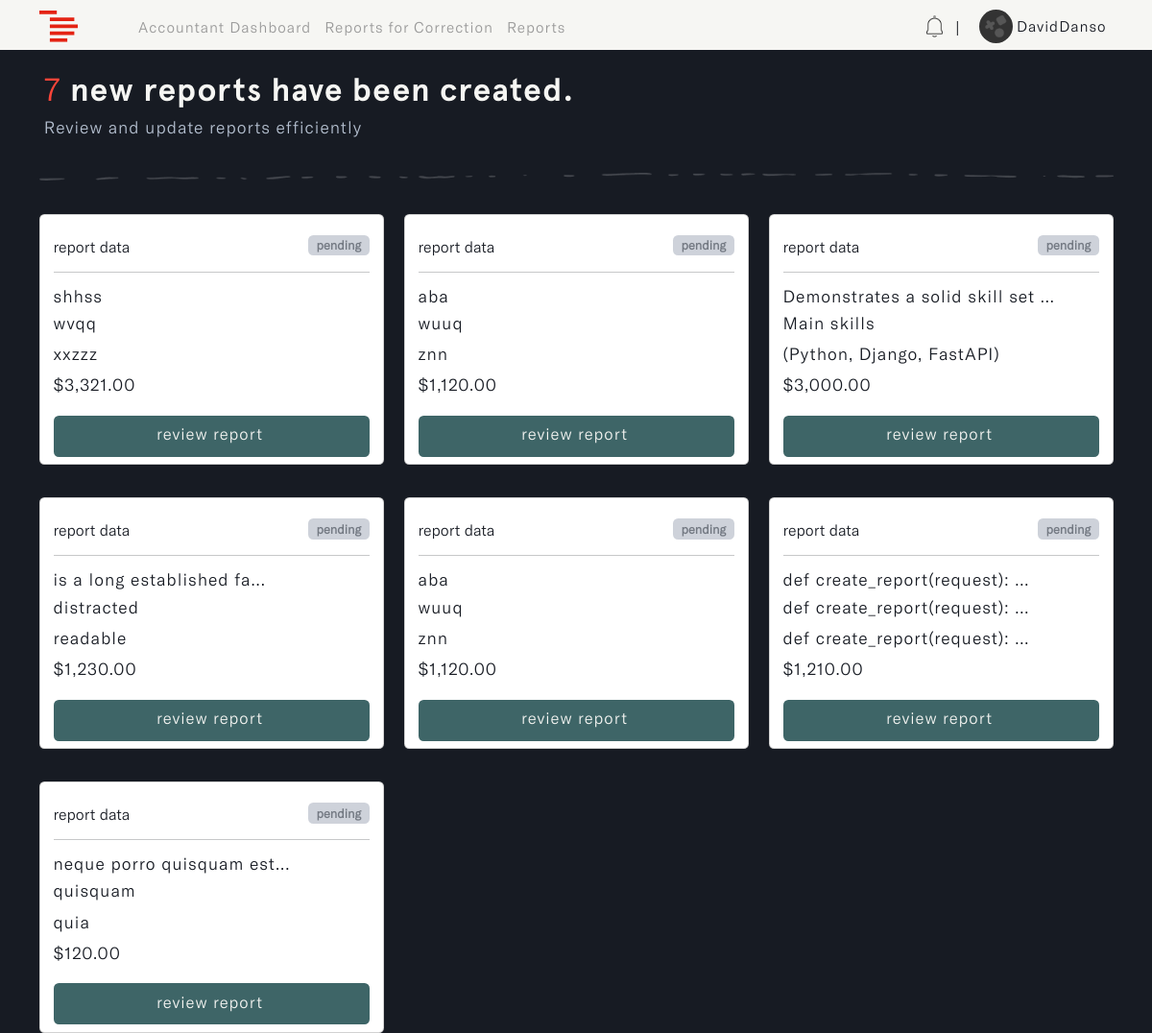
Page /admins/pending-reports (signed in) on the committed database.
### accounts/models.py (models this page shows, shortened)
class User(AbstractUser):
    ROLES = (
        ('admin', 'Admin'),
        ('accountant', 'Accountant'),
    )
    role = models.CharField(max_length=20, choices=ROLES, default='admin')

class Profile(models.Model):
    user = models.OneToOneField(settings.AUTH_USER_MODEL, on_delete=models.CASCADE, blank=True, null=True)
    name = models.CharField(max_length=255, unique=True)
    username = models.CharField(max_length=255, unique=True, blank=True, null=True)
    email = models.EmailField(max_length=255, unique=True)
    updated_time_stamp = models.DateTimeField(auto_now=True)
    created_time_stamp = models.DateTimeField(auto_now_add=True)
    id = models.UUIDField(default=uuid.uuid4, primary_key=True, unique=True, editable=False)

### reports/models.py (models this page shows, shortened)
class Report(models.Model):
    STATUS = (
        ('pending', 'pending'),
        ('correction', 'correction'),
        ('approve', 'approve'),
        ('reject', 'reject')
    )
    account_owner = models.ForeignKey(Profile, on_delete=models.CASCADE, null=True, db_index=True)
    description = models.TextField(null=True, blank=True, db_index=True)
    main_category = models.CharField(max_length=255, null=True, blank=True, db_index=True)
    sub_category = models.CharField(max_length=255, null=True, blank=True, db_index=True)
    status = models.CharField(max_length=255, default="pending", null=True, blank=True, choices=STATUS, db_index=True)
    payment = models.DecimalField(max_digits=10, decimal_places=2, null=True, blank=True, default=0.00, db_index=True)
    report_note = models.TextField(null=True, blank=True, db_index=True)
    updated_time_stamp = models.DateTimeField(auto_now=True, db_index=True)
    created_time_stamp = models.DateTimeField(auto_now_add=True, db_index=True)
    id = models.UUIDField(default=uuid.uuid4, primary_key=True, unique=True, editable=False)
    class Meta:
        ordering = ['-updated_time_stamp']

### u_admin/views.py (the view)
# urls.py: path('pending-reports', views.pending_reports, name='pending-reports'),
def pending_reports(request):
    pending_reports = Report.objects.filter(status='pending')
    pending_count = pending_reports.count()
    context = {
        'pending_reports': pending_reports,  # List of pending reports
        'count': pending_count,      # Total count of pending reports
    }
    return render(request, 'u_admin/pending-reports.html', context)

### u_admin/templates/u_admin/pending-reports.html (shortened to what this page needs)
{% load static %}
{% load widget_tweaks %}
{% load humanize %}
<!DOCTYPE html>
<html lang="en" class="js has-scroll-init has-scroll-smooth">
  <head>
    <link rel="stylesheet" href="{% static '/css/bootstrap.min.css' %}" />
    <link rel="stylesheet" href="{% static '/css/pending-reports.css' %}" />
  </head>
  <body
    id="pageTop"
    class="page-content"
    data-spy="scroll"
    data-target="#mainNav"
  >
    {% include 'nav.html' %}
    <main>
      <div data-scroll class="page page--layout-2" id="main">
        {% if pending_reports %}
        <div id="hero">
          <div class="container-fluid">
            <div class="hero-intro">
              <h1>
                <span>{{count}}</span> new report{{ count|pluralize }} have been
                created.
              </h1>
              <p>Review and update reports efficiently</p>
            </div>
          </div>
        </div>
        <div id="correction">
          <div class="container">
            <img
              src="{% static 'images/line.png'%}"
              class="img-fluid d-flex mx-auto"
              id="page_line"
              alt="page_line"
            />
            <div class="row">
              {% for report in pending_reports %}
              <div class="col-md-4" id="correction-card">
                <div class="card">
                  <div class="card-body">
                    <small
                      >report data
                      <span class="badge pending">pending</span></small
                    >
                    <hr />
                    <h3 id="description">
                      {{report.description|truncatechars:32}}
                    </h3>
                    <h3 id="main_cat">
                      {{report.main_category|truncatechars:32}}
                    </h3>
                    <h3 id="sub_cat">
                      {{report.sub_category|truncatechars:32}}
                    </h3>
                    <h3 id="payment">
                      ${{ report.payment|floatformat:2|intcomma }}
                    </h3>
                    <div class="d-grid gap-2">
                      <a
                        href="{% url 'review-report' report.id %}"
                        id="correction_btn"
                        class="btn"
                      >
                         review
                        report
                      </a>
                    </div>
                  </div>
                </div>
              </div>
              {% endfor %}
            </div>
          </div>
        </div>
        {% endif %}
      </div>
    </main>
  </body>
</html>

### templates/nav.html (shortened to what this page needs)
{% load static %}
{% load active_link_tags %}
<nav class="navbar navbar-expand-lg fixed-top menu" id="mainNav">
  <div class="container">
    <a class="navbar-brand" href="#">
      <img
        src="{% static 'images/logo.svg' %}"
        class="img-fluid"
        id="logo"
        alt="logo"
      />
    </a>
    <div class="collapse navbar-collapse" id="navbarSupportedContent">
      {% if request.user.role == 'admin' %}
      <ul class="navbar-nav me-auto mb-2 mb-lg-0 left--links">
        <li class="nav-item">
          <a
            class="nav-link {% active_link 'dashboard' %}"
            href="{% url 'dashboard' %}"
            >Admin Dashboard</a
          >
        </li>
        <li class="nav-item">
          <a class="nav-link {% active_link 'users' %}" href="{% url 'users' %}"
            >Users</a
          >
        </li>
        <li class="nav-item">
          <a
            class="nav-link {% active_link 'pending-reports' %}"
            href="{% url 'pending-reports' %}"
            >Pending Reports</a
          >
        </li>
      </ul>
      <ul class="navbar-nav mb-2 mb-lg-0" id="rightNav">
        {% include 'admin_links.html' %}
        <li class="nav-item align-self-center" id="nav_span"><span>|</span></li>
        <li class="nav-item dropdown">
          <a class="nav-link" href="{% url 'profile' %}">
            <img
              id="profile_img"
              src="{% static '/images/avatar.png' %}"
              class="img-fluid rounded-circle"
              alt="profile_img"
            />
            <small>{{request.user.profile.name}}</small>
          </a>
        </li>
      </ul>
      {% elif request.user.role == 'accountant' %}
      <ul class="navbar-nav me-auto mb-2 mb-lg-0 left--links">
        <li class="nav-item">
          <a
            class="nav-link {% active_link 'a_dashboard' %}"
            href="{% url 'a_dashboard' %}"
            >Accountant Dashboard</a
          >
        </li>
        <li class="nav-item">
          <a
            class="nav-link {% active_link 'corrections' %}"
            href="{% url 'corrections' %}"
            >Reports for Correction</a
          >
        </li>
        <li class="nav-item">
          <a
            class="nav-link {% active_link 'reports' %}"
            href="{% url 'reports' %}"
            >Reports</a
          >
        </li>
      </ul>
      <ul class="navbar-nav mb-2 mb-lg-0" id="rightNav">
        {% include 'accountant_links.html' %}
        <li class="nav-item align-self-center" id="nav_span"><span>|</span></li>
        <li class="nav-item dropdown">
          <a class="nav-link" href="{% url 'profile' %}">
            <img
              id="profile_img"
              src="{% static '/images/avatar.png' %}"
              class="img-fluid rounded-circle"
              alt="profile_img"
            />
            <small>{{request.user.profile.name}}</small>
          </a>
        </li>
      </ul>
      {% endif %}
    </div>
  </div>
</nav>

### static/css/pending-reports.css (style rules this page uses)
*, *::after, *::before { box-sizing: border-box; margin: 0; padding: 0; }
html, body { box-sizing: border-box; font-size: 14px; margin: 0; padding: 0; width: 100%; overflow-x: hidden; background: var(--main-color); -webkit-font-smoothing: antialiased; -moz-osx-font-smoothing: grayscale; scroll-behavior: smooth; }
a { text-decoration: none; }
.page-content { --main-color: #171b23; --text-color: #f6f6f3; --header-font: "Apercu-Bold"; --text-font: "GTAmerica-Light"; }
a { text-decoration: none; color: var(--accent-color); }
#mainNav { transform: translateY(0); transition: padding-top 0.3s, padding-bottom 0.3s; padding-top: 3px; padding-bottom: 0px; background: var(--text-color); transform: translateY(0); opacity: 1; z-index: 9; width: 100vw; }
#profile_img { width: 35px; }
#mainNav small { font-size: 1.2rem; font-family: var(--text-font); color: var(--main-color); letter-spacing: 1px; vertical-align: middle; }
#mainNav .navbar-brand { color: #8858d1; }
.left--links a { font-family: var(--text-font); color: #999; letter-spacing: 1px; font-size: 1.2rem; line-height: normal; }
#nav_span { margin-left: 1px; margin-right: 12px; }
#hero { margin-top: 6%; }
.hero-intro { margin: 3%; }
.hero-intro h1 { font-size: 4.2vh; font-family: var(--header-font); color: var(--text-color); letter-spacing: 1px; }
.hero-intro h1 span { font-family: var(--text-font); color: #ff4539; }
.hero-intro p { font-size: 2.2vh; font-family: var(--text-font); color: #b5c0d0; letter-spacing: 1px; line-height: 1.3; }
#page_line { margin-top: 3%; }
#correction { margin-top: 2%; }
#correction-card { margin-top: 3%; }
#correction-card small { font-size: 2vh; font-family: var(--text-font); color: var(--main-color); }
#correction-card h3 { font-size: 2.2vh; font-family: var(--text-font); color: var(--main-color); letter-spacing: 1px; }
#correction-card .pending { background: #c1c7d1ca; color: #5b616bca; font-size: 1.6vh; float: right; }
#correction_btn { color: var(--text-color); letter-spacing: 1px; font-family: var(--text-font); font-size: 1.2rem; background-color: #3e6567; transition: all 0.5s ease-in-out; margin-top: 3%; margin-bottom: -2%; }
@media (min-width: 1200px) { #mainNav small { font-size: 1.1rem; } }
@media (min-width: 1200px) { .left--links { margin-left: 4%; } }
@media (min-width: 1200px) { .left--links a { font-size: 1.1rem; } }

### rows in the picture
User: user.profile.name "DavidDanso"
Report: description "shhss", main_category "wvqq", sub_category "xxzzz", payment "3,321.00"
Report: description "aba", main_category "wuuq", sub_category "znn", payment "1,120.00"
Report: description "Demonstrates a solid skill set …", main_category "Main skills", sub_category "(Python, Django, FastAPI)", payment "3,000.00"
Report: description "is a long established fa...", main_category "distracted", sub_category "readable", payment "1,230.00"
Report: description "aba", main_category "wuuq", sub_category "znn", payment "1,120.00"
Report: description "def create_report(request): …", main_category "def create_report(request): …", sub_category "def create_report(request): …", payment "1,210.00"
Report: description "neque porro quisquam est...", main_category "quisquam", sub_category "quia", payment "120.00"

### other values in the picture
{{ count }} "7"
